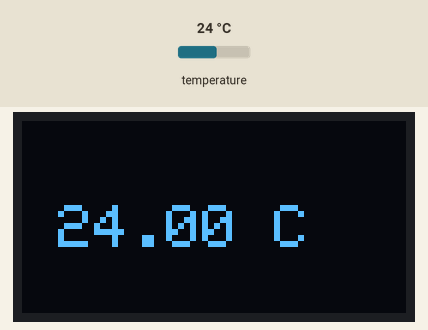
This sketch was run on a simulated Arduino Uno, built with avr-gcc and run on an emulated ATmega328P. Shown: 128×64 one-colour display. Inputs (shaded band) come from the test bench; at power-on: temperature 24 °C. What the sketch prints to the serial monitor is not drawn.

Above: at 4.6 s.
4.7 s: temperature set to 12 °C
At 9.2 s:
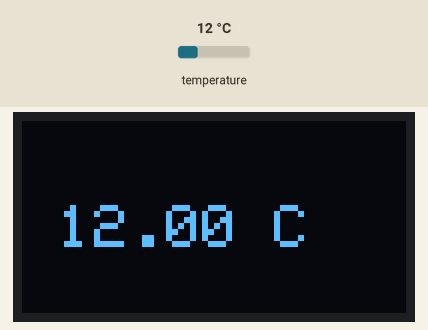
9.5 s: temperature set to 19 °C
At 13.4 s:
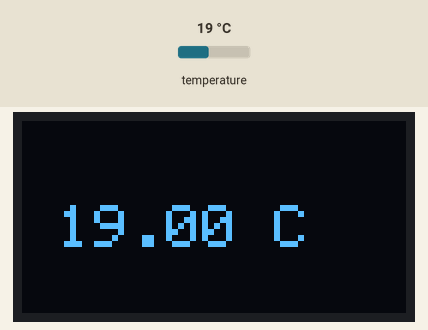
13.9 s: temperature set to 28 °C
At 16.4 s:
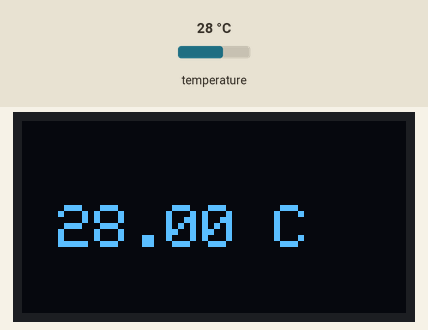
Timing chart, 0 to 17.9 s (numbered marks = the images above; inputs shaded):
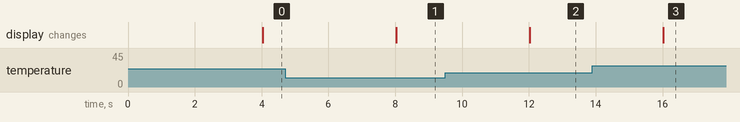

The sketch:

code.ino
```cpp
// (licence header left out)
/*
Суть  проекта: контроль температуры с помощью  датчика
Вывод значения  на  дисплей.
Если температуры превышает  лимит то подача звукового сигнала
*/
#include <OneWire.h>
#include <DallasTemperature.h>

#include <Arduino.h>
#include <Wire.h>
#include <Adafruit_GFX.h>
#include <Adafruit_SSD1306.h>

#define SCREEN_WIDTH 128 // Ширина OLED-дисплея, в пикселях
#define SCREEN_HEIGHT 64 // Высота OLED-дисплея, в пикселях
// Декларация для дисплея SSD1306, подключенного к I2C (контакты SDA, SCL)
#define OLED_RESET -1 // Сброс pin-кода # (или -1, если используется общий pin-код сброса Arduino)

Adafruit_SSD1306 display(SCREEN_WIDTH, SCREEN_HEIGHT, &Wire, OLED_RESET);

#define PINTONE A1 //Зуммер

//DS18B20 от  -55 до +125
#define ONE_WIRE_BUS 2
OneWire oneWire(ONE_WIRE_BUS);
DallasTemperature sensors(&oneWire);

#define LIMITTEMP 110.00

uint32_t timer = 0; //Таймер для псевдо много поточности
uint32_t timer1 = 0; //Таймер для псевдо много поточности
uint32_t timer2 = 0; //Таймер для псевдо много поточности

float temp = 0;

void setup() {
  Serial.begin(115200);
  Serial.println("Start OK");
  sensors.begin();
  if (!display.begin(SSD1306_SWITCHCAPVCC, 0x3C)) {
    Serial.println(F("SSD1306 allocation failed"));
  }
  display.clearDisplay(); // Чистим буфер
  display.setCursor(12, 28);
  display.setTextColor(WHITE);
  display.setTextSize(2);
  display.println("START OK!");
  display.display();
  delay(1000);

}

void loop() {

  if(millis() - timer >= 3000){//START 1
    timer = millis();
    //Serial.println("Timer OK");
    sensors.requestTemperatures();
    temp = sensors.getTempCByIndex(0);
    Serial.println(temp);
    //Serial.println(sensors.getTempCByIndex(0));

  }//END 1

  if(millis() - timer1 >= 1000){//START 2
    timer1 = millis();
    //Serial.println("Timer1 OK");
    if(LIMITTEMP < temp){//Тут мы проверяем есть  ли у нас привышение лимита
      tone(PINTONE, 1000, 500); //Если есть проигрываем звук
    }
  }//END 2

  if(millis() - timer2 >= 4000){//START 4
    timer2 = millis();
    //Serial.println("Timer3 OK");
    display.clearDisplay(); // Чистим буфер
    display.setCursor(12, 28);
    display.setTextColor(WHITE);
    display.setTextSize(2);
    char tempstr[16];
    dtostrf(temp, 4, 2, tempstr);
    strcat(tempstr, " C\n");
    display.println(tempstr);
    display.display();
  }//END 4

}
```

Measured:
- after the input at 4.7 s, the display: changes after 3.3 s (image 1)
- after the input at 9.5 s, the display: changes after 2.5 s (image 2)
- after the input at 13.9 s, the display: changes after 2.1 s (image 3)
